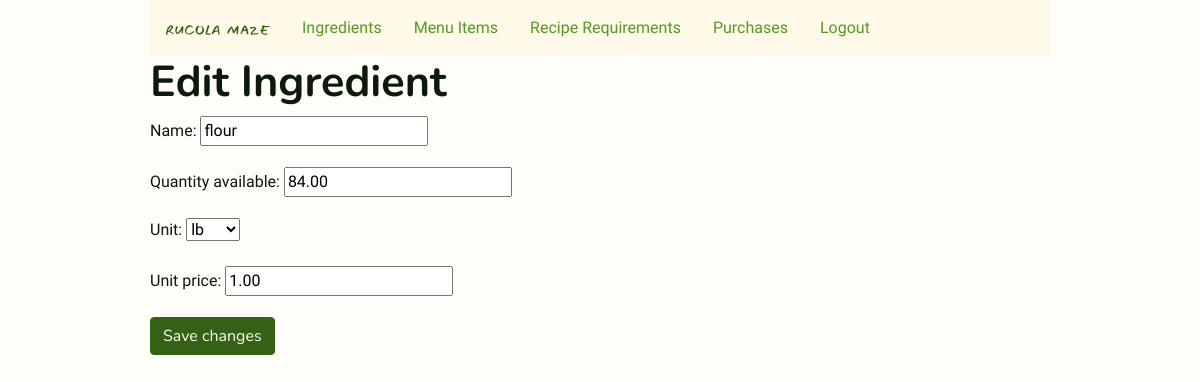
The app's page /ingredients/34/edit (signed in), older data.
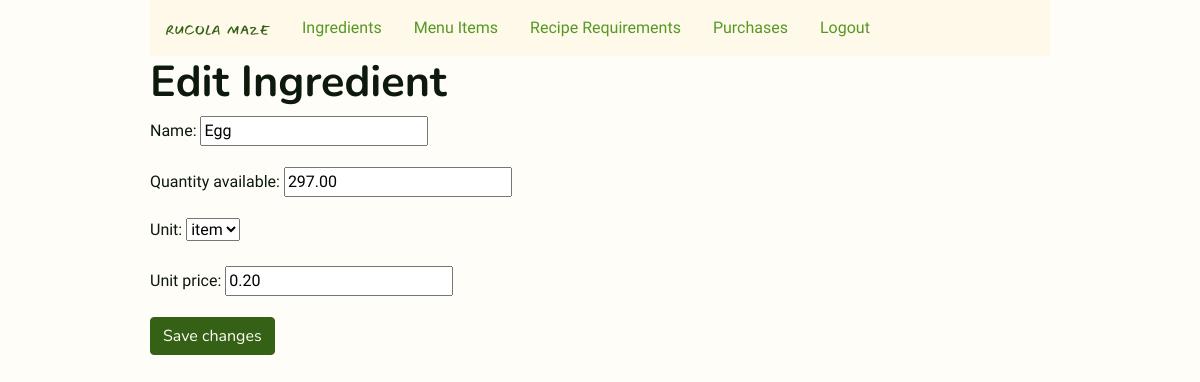
The same page, newer data.
### inventory/models.py (models this page shows, shortened)
class Ingredient(models.Model):
    lb = "lb"  # what is after '=' is shown on the site
    oz = "oz"
    fl_oz = "fl oz"
    item = "item"
    UNIT_CHOICES = [
        (lb, "lb"),  # what is after comma shows in admin
        (oz, "oz"),
        (fl_oz, "fl oz"),
        (item, "item"),
    ]
    name = models.CharField(max_length=128, unique=True)
    quantity_available = models.DecimalField(
        max_digits=8, decimal_places=2, default=0.00
    )
    unit = models.CharField(max_length=6, choices=UNIT_CHOICES, default="oz")
    unit_price = models.DecimalField(max_digits=6, decimal_places=2, default=0.00)

### inventory/views.py (the view)
class IngredientUpdate(LoginRequiredMixin, UpdateView):
    model = Ingredient
    template_name = "inventory/ingredient_edit.html"
    form_class = IngredientForm

### inventory/forms.py
class IngredientForm(forms.ModelForm):
    class Meta:
        model = Ingredient
        fields = "__all__"

### inventory/templates/inventory/ingredient_edit.html (shortened to what this page needs)
{% extends 'inventory/layout.html' %}
{% block body %}
<div class="h1">
    <h1>Edit Ingredient</h1>
</div>
<form method="POST">
    {{ form.as_p }}
    <input type="submit" value="Save changes" class="btn btn-primary">
</form>
{% endblock %}

Row changes from the older to the newer data that the page shows:
changed Ingredient: name "flour" → "Egg"; quantity_available "84.00" → "297.00"; unit "lb" → "item"; unit_price "1.00" → "0.20"
